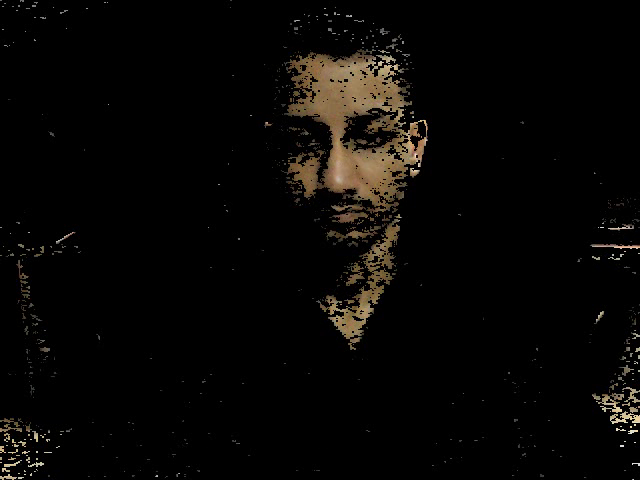
#> input picture frame 4 of aula6_ pds_pdi/pratica05/tarefa1.mp4, 640 x 480 px, given in place of the camera
$ jupyter execute pratica05.ipynb   (text cells are left out)
#> lines starting #> are read from the running program, lines starting #| are printed output that depends on the picture; after the words box and inside, x2 and y2 are one past the last pixel; in counts of white or black regions, pixels touching at a corner belong together
[cell 1]
import cv2 as cv
import numpy as np
import time

# Configurações
output_filename = 'tarefa1.mp4'
duration = 3  # segundos
fps = 20
frame_width = 640
frame_height = 480

# Inicializa webcam
cap = cv.VideoCapture(0)
cap.set(cv.CAP_PROP_FRAME_WIDTH, frame_width)
cap.set(cv.CAP_PROP_FRAME_HEIGHT, frame_height)

# Define codec e objeto para gravar vídeo
fourcc = cv.VideoWriter_fourcc(*'mp4v')
out = cv.VideoWriter(output_filename, fourcc, fps, (frame_width, frame_height))

start_time = time.time()

while True:
    ret, frame = cap.read()
#> frame is the input picture: shape (480, 640, 3); mean B, G, R 5.2, 7, 8.4
    if not ret:
        break

    # Segmentação de pele em HSV
    img_hsv = cv.cvtColor(frame, cv.COLOR_BGR2HSV)
#> img_hsv: shape (480, 640, 3); mean H, S, V 4.2, 20.6, 8.5
    lower = np.array([0, 30, 60], dtype=np.uint8)
    upper = np.array([20, 150, 255], dtype=np.uint8)
    mask = cv.inRange(img_hsv, lower, upper)
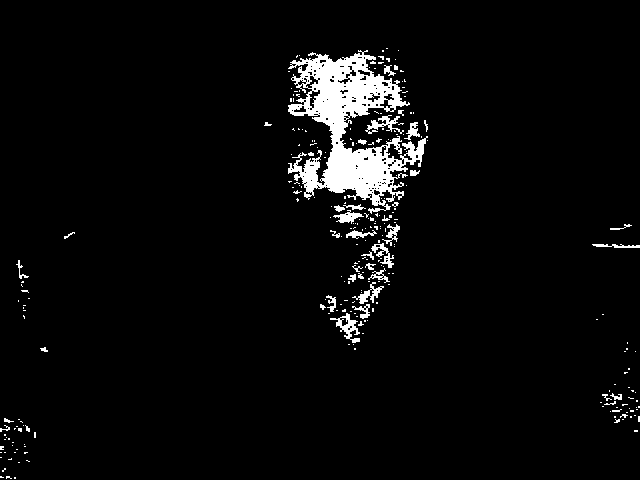
#> mask: shape (480, 640); 4.3% white; 260 white regions (222 under 20 px), largest, box (x1, y1, x2, y2) and area: (288, 50, 428, 214) 9456, (330, 313, 360, 343) 307, (365, 115, 404, 134) 261

    result = np.zeros_like(frame)
    result[mask > 0] = frame[mask > 0]
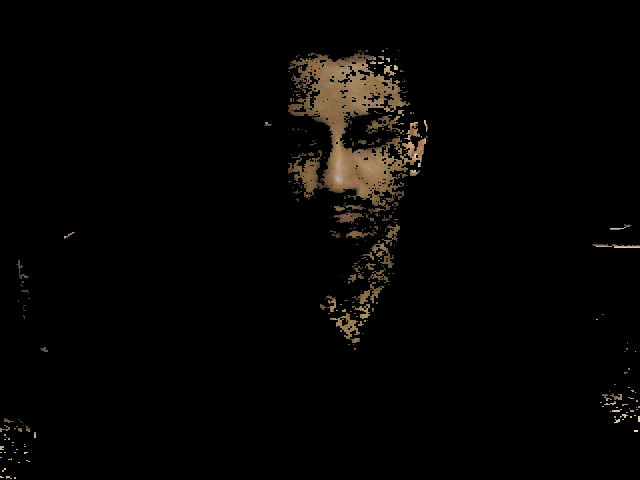
#> result: shape (480, 640, 3); mean B, G, R 3.4, 4.7, 5.8

    # Grava frame no arquivo de vídeo
    out.write(result)

    # Mostra em tempo real
    cv.imshow('Gravando - Somente Pele', result)

    if cv.waitKey(1) & 0xFF == ord('q'):
#> (key q is pressed here)
        break
    if time.time() - start_time > duration:
        break

# Libera recursos
cap.release()
out.release()
cv.destroyAllWindows()

[cell 2]
import cv2
import matplotlib.pyplot as plt

# Carrega a imagem em escala de cinza
image = cv2.imread('imA.tif', cv2.IMREAD_GRAYSCALE)
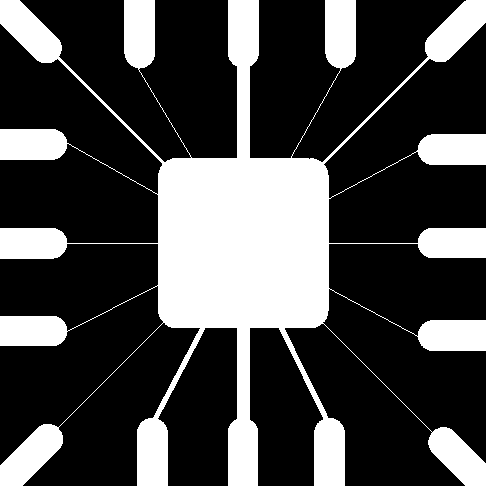
#> input picture aula6_ pds_pdi/pratica05/imA.tif, 486 x 486 px
#> image: shape (486, 486); 28.1% white; 1 white region, box (x1, y1, x2, y2) and area: (0, 0, 486, 486) 66259

# Define o elemento estruturante (ajuste o tamanho conforme necessário)
kernel = cv2.getStructuringElement(cv2.MORPH_RECT, (50, 50))

# Aplica a erosão para manter apenas o quadrado central
eroded = cv2.erode(image, kernel, iterations=1)
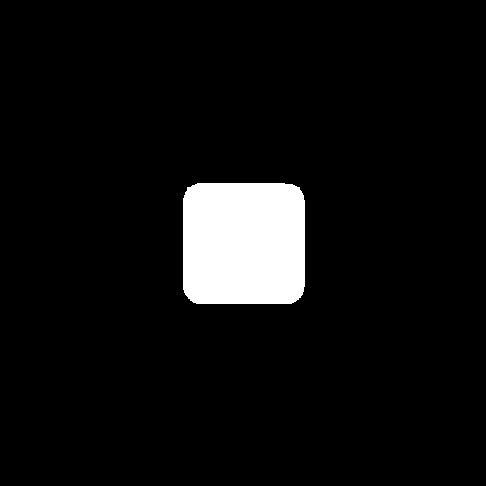
#> eroded: shape (486, 486); 6.1% white; 1 white region, box (x1, y1, x2, y2) and area: (183, 183, 305, 304) 14462

# Exibe a imagem resultante no próprio notebook
plt.figure(figsize=(6,6))
plt.imshow(eroded, cmap='gray')
plt.axis('off')  # Remove os eixos
plt.show()

[cell 3]
import cv2
import matplotlib.pyplot as plt

# Carrega a imagem em escala de cinza
image = cv2.imread('imB.tif', cv2.IMREAD_GRAYSCALE)
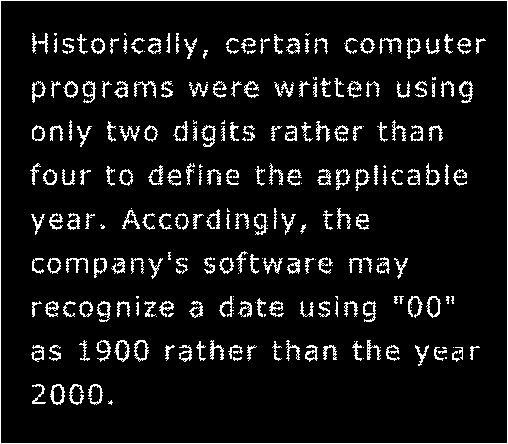
#> input picture aula6_ pds_pdi/pratica05/imB.tif, 508 x 444 px
#> image: shape (444, 508); 7.9% white in thin lines or dots

# Define o elemento estruturante (ajuste o tamanho conforme necessário)
kernel = cv2.getStructuringElement(cv2.MORPH_RECT, (3, 3))

# Aplica a dilatação para melhorar a conectividade
dilated = cv2.dilate(image, kernel, iterations=1)
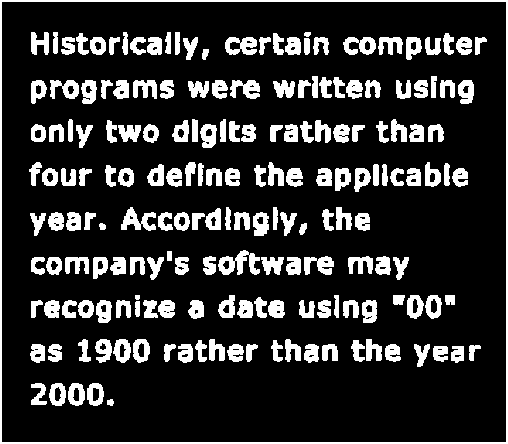
#> dilated: shape (444, 508); 17.8% white; 186 white regions, largest, box (x1, y1, x2, y2) and area: (0, 0, 508, 444) 3792, (218, 250, 260, 275) 549, (121, 207, 156, 231) 418

# Exibe a imagem resultante no próprio notebook
plt.figure(figsize=(6,6))
plt.imshow(dilated, cmap='gray')
plt.axis('off')  # Remove os eixos
plt.show()

$ run again, starting later in the video
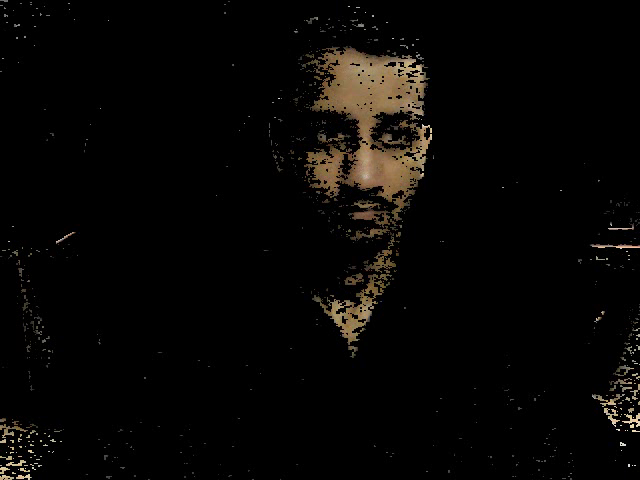
#> input picture frame 18 of aula6_ pds_pdi/pratica05/tarefa1.mp4, 640 x 480 px, given in place of the camera
#> frame is the input picture: shape (480, 640, 3); mean B, G, R 4.8, 6.3, 7.7
#> img_hsv: shape (480, 640, 3); mean H, S, V 4, 19.3, 7.7
#> mask: shape (480, 640); 3.9% white; 205 white regions (171 under 20 px), largest, box (x1, y1, x2, y2) and area: (304, 48, 428, 212) 9050, (334, 302, 372, 345) 462, (410, 126, 432, 157) 263
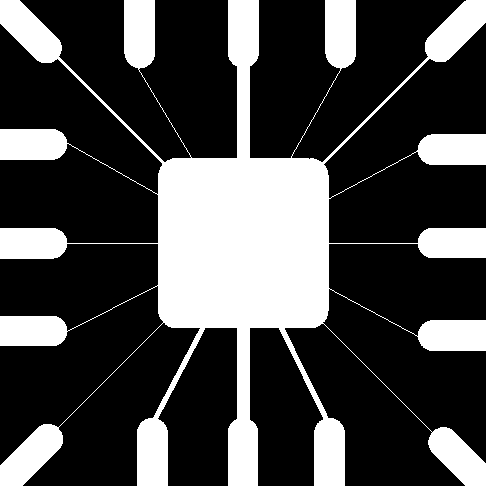
#> input picture aula6_ pds_pdi/pratica05/imA.tif, 486 x 486 px
#> eroded: shape (486, 486); 6.1% white; 1 white region, box (x1, y1, x2, y2) and area: (183, 183, 305, 304) 14462
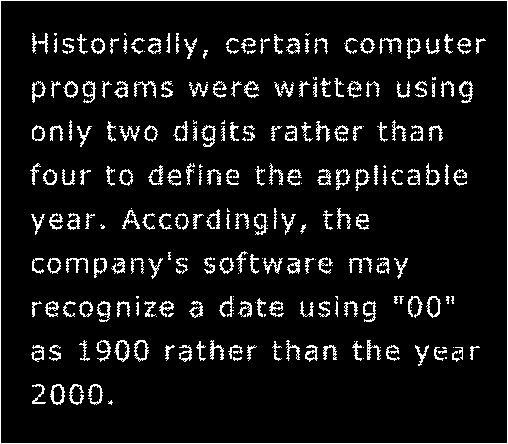
#> input picture aula6_ pds_pdi/pratica05/imB.tif, 508 x 444 px
#> dilated: shape (444, 508); 17.8% white; 186 white regions, largest, box (x1, y1, x2, y2) and area: (0, 0, 508, 444) 3792, (218, 250, 260, 275) 549, (121, 207, 156, 231) 418

$ run again, starting later in the video
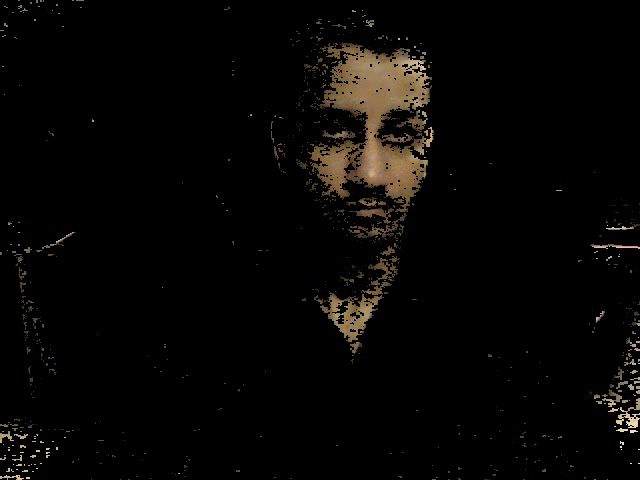
#> input picture frame 33 of aula6_ pds_pdi/pratica05/tarefa1.mp4, 640 x 480 px, given in place of the camera
#> frame is the input picture: shape (480, 640, 3); mean B, G, R 4.7, 6.2, 7.6
#> img_hsv: shape (480, 640, 3); mean H, S, V 3.8, 19.5, 7.6
#> mask: shape (480, 640); 4% white; 245 white regions (218 under 20 px), largest, box (x1, y1, x2, y2) and area: (310, 43, 434, 212) 9115, (338, 296, 370, 336) 383, (354, 208, 394, 218) 204
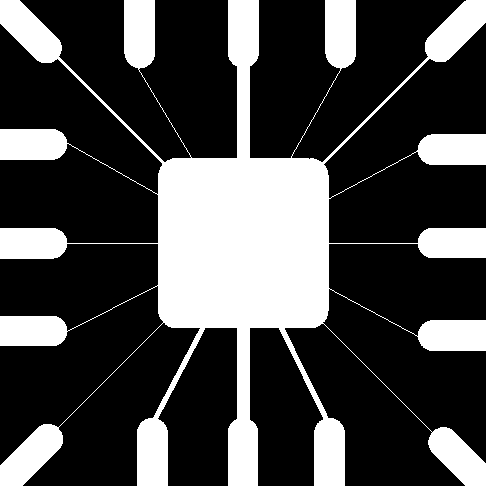
#> input picture aula6_ pds_pdi/pratica05/imA.tif, 486 x 486 px
#> eroded: shape (486, 486); 6.1% white; 1 white region, box (x1, y1, x2, y2) and area: (183, 183, 305, 304) 14462
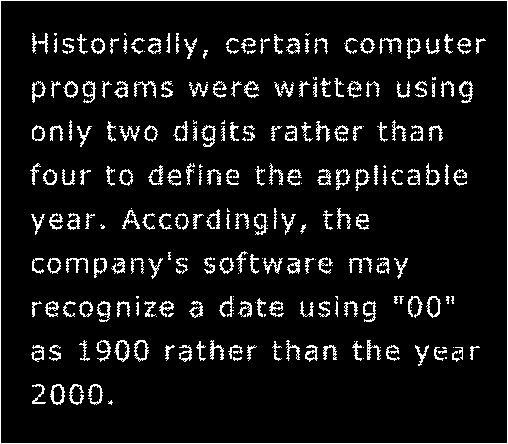
#> input picture aula6_ pds_pdi/pratica05/imB.tif, 508 x 444 px
#> dilated: shape (444, 508); 17.8% white; 186 white regions, largest, box (x1, y1, x2, y2) and area: (0, 0, 508, 444) 3792, (218, 250, 260, 275) 549, (121, 207, 156, 231) 418
